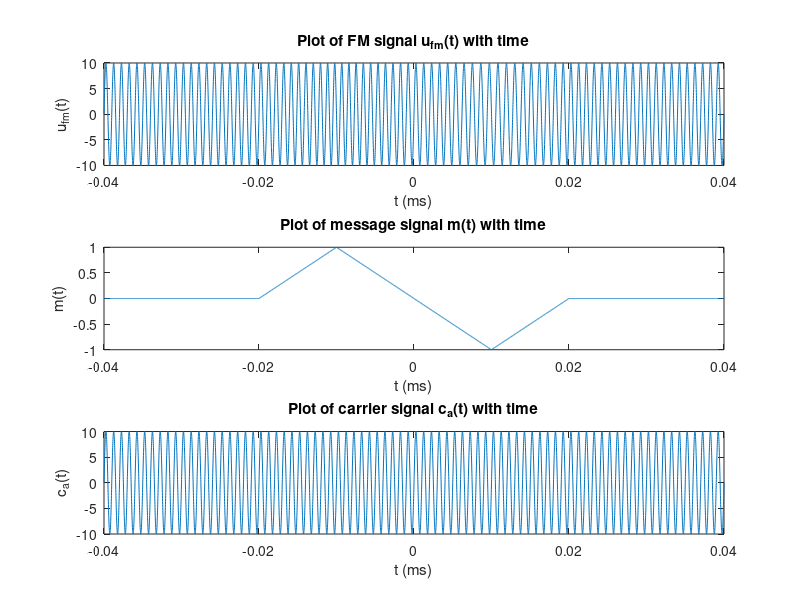

This figure's MATLAB source:
t  = -0.04:0.00001:0.04;

m = zeros(1,length(t));

for k = 1:length(t)

    if t(k) >= -0.02 && t(k) <= -0.01
        m(k) =  100*t(k) + 2;

    elseif t(k) > -0.01 && t(k) <= 0
        m(k) = -100*t(k);
    
    elseif t(k) > 0 && t(k) <= 0.02
        m(k) = -1*m(length(t)- k);
    end 
end


ca = 10*sin(2*pi*1000*t);
kf = 1;
q = m*(0.001);

for k = 2:(length(t))
    q(k) = q(k) + q(k-1);
end

ufm = 10*sin(2*pi*1000*t + 2*pi*kf*q);
        

subplot(3,1,1);
plot(t,ufm);
title('Plot of FM signal u_{fm}(t) with time');
xlabel('t (ms)');
ylabel('u_{fm}(t)');

subplot(3,1,2);
plot(t,m);
title('Plot of message signal m(t) with time');
xlabel('t (ms)');
ylabel('m(t)');


subplot(3,1,3);
plot(t,ca); 
title('Plot of carrier signal c_{a}(t) with time');
xlabel('t (ms)');
ylabel('c_{a}(t)');
